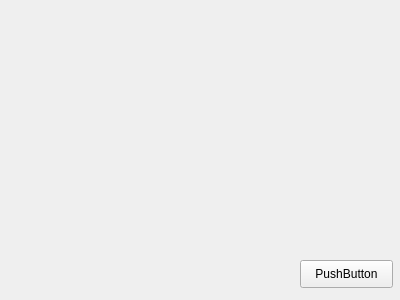
<?xml version="1.0" encoding="UTF-8"?>
<ui version="4.0">
 <class>Widget</class>
 <widget class="QWidget" name="Widget">
  <property name="geometry">
   <rect>
    <x>0</x>
    <y>0</y>
    <width>400</width>
    <height>300</height>
   </rect>
  </property>
  <property name="windowTitle">
   <string>Widget</string>
  </property>
  <widget class="QPushButton" name="pushButton">
   <property name="geometry">
    <rect>
     <x>300</x>
     <y>260</y>
     <width>93</width>
     <height>28</height>
    </rect>
   </property>
   <property name="text">
    <string>PushButton</string>
   </property>
  </widget>
 </widget>
 <layoutdefault spacing="6" margin="11"/>
 <resources/>
 <connections/>
</ui>
